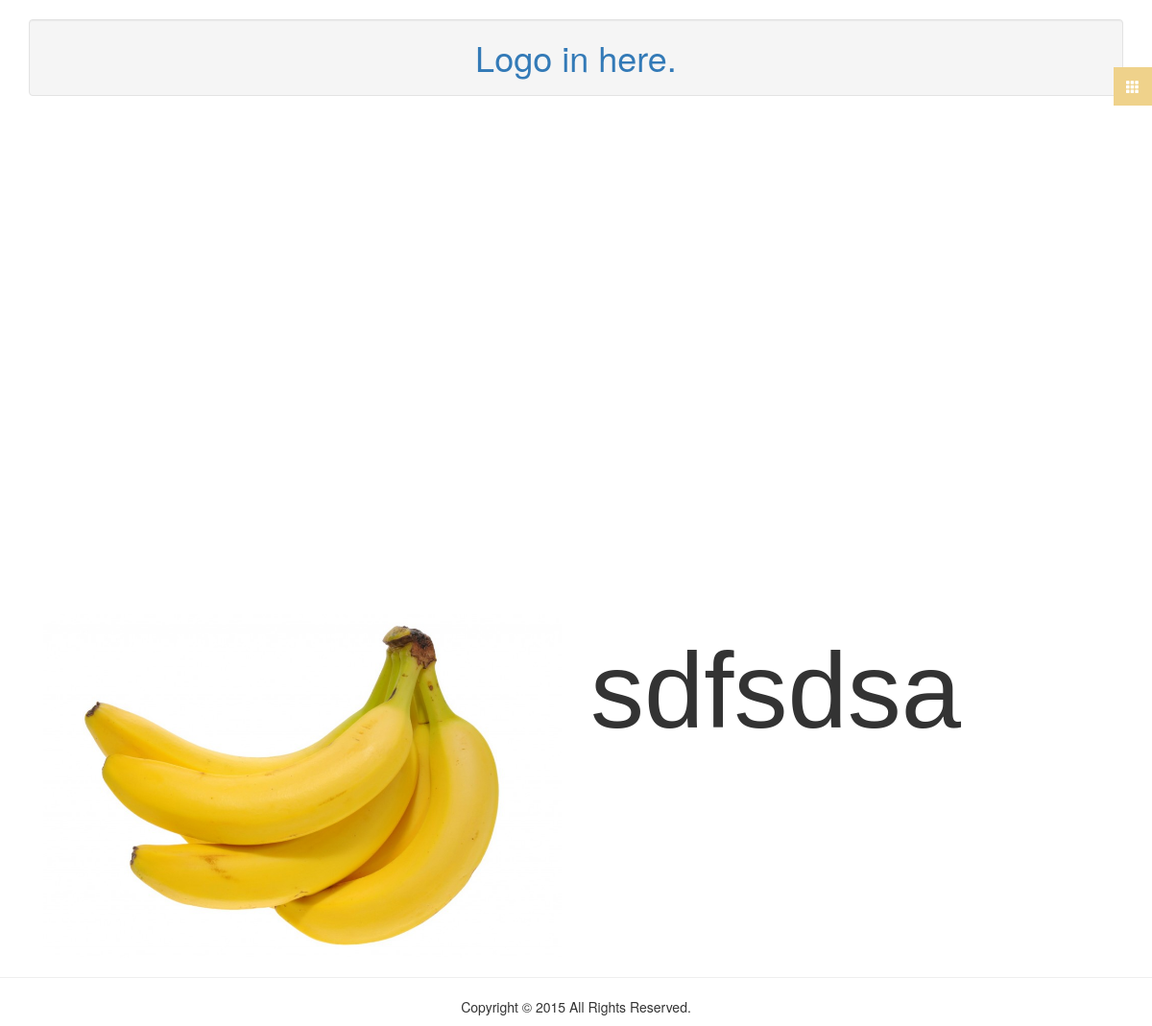
Before: / with the older database file.
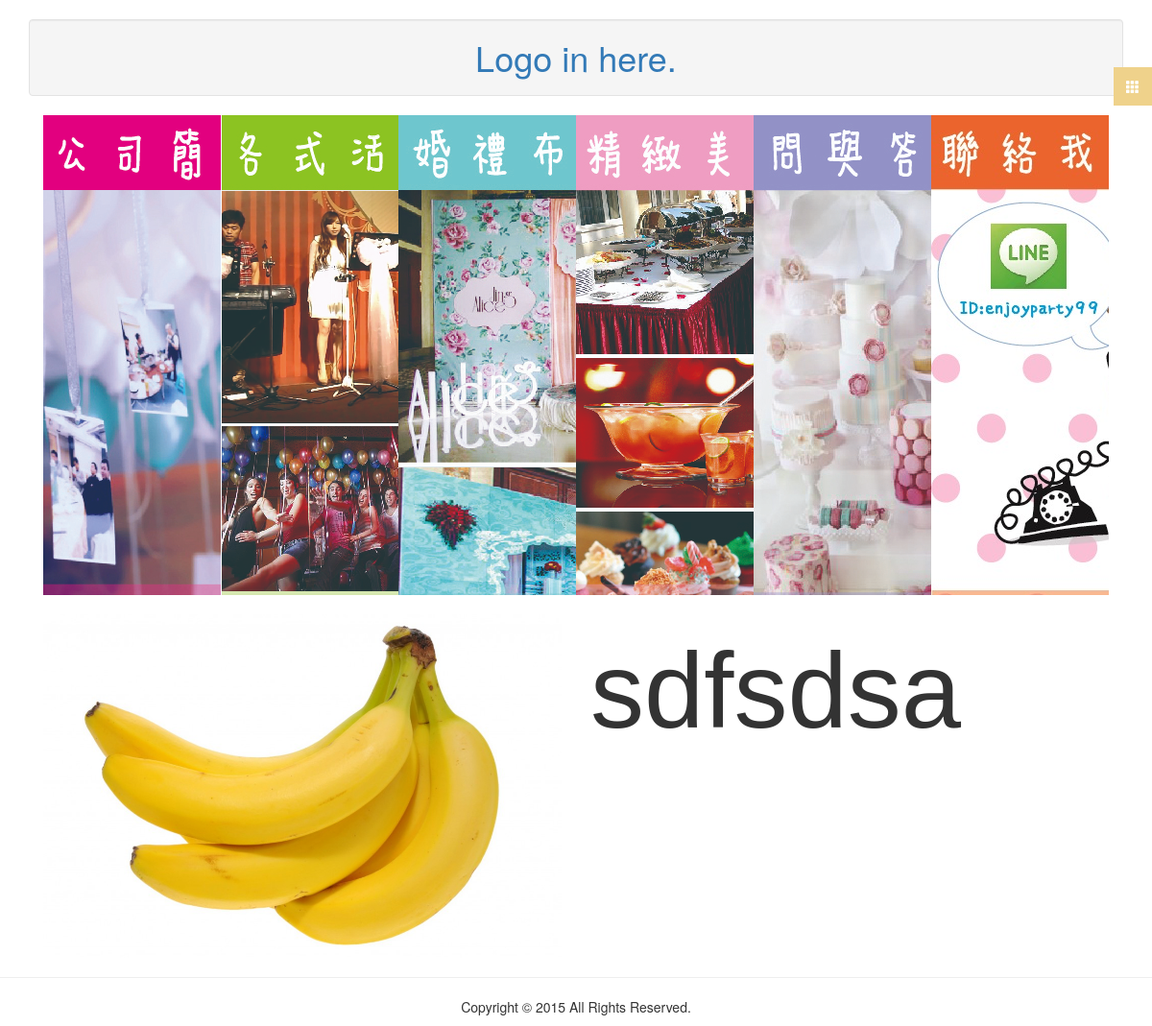
After: the same page with the newer database file.
### tables this page shows
CREATE TABLE IF NOT EXISTS `welcome_slide` (
`id` int(11) NOT NULL,
  `title` varchar(255) NOT NULL,
  `path` varchar(255) NOT NULL,
  `url` text NOT NULL
);

### application/controllers/Welcome.php (called while the page is built, shortened)
<?php
class Welcome extends MY_Controller {
	public function __construct()
	{
		$this->load->model(['welcomepicture_model', 'welcometext_model', 'welcomeslide_model']);
	}
	public function index()
	{
		$slides = $this->welcomeslide_model->select_all_data('asc');
		$picture = $this->welcomepicture_model->select_data(1);
		$text = $this->welcometext_model->select_data(1);
		$this->load->view('welcome/index', [
			'slides' => $slides,
			'picture' => $picture,
			'text' => $text
		]);
		return true;
	}
}

### index.php (called while the page is built, shortened)
<?php
require_once BASEPATH.'core/CodeIgniter.php';

### application/core/MY_Model.php (called while the page is built, shortened)
<?php
class MY_Model extends BASE_Model {
	protected $table;
	protected $primaryKey;
	function select_all_data($order = 'desc')
	{
		$this->db->order_by($this->primaryKey, $order);
		$query = $this->db->get($this->table);
		return $query->result();
	}
	function select_data($id)
	{
		$query = $this->db->get_where($this->table, array($this->primaryKey => $id));
		return $query->row();
	}
}

### application/views/welcome/index.php (the view, shortened to what this page needs)
<?php require_once VIEWPATH.'_layouts/_header.php' ?>
<link rel="stylesheet" href="<?=base_url('assets/css/jquery.kwicks.css')?>">
<section class="container">
	<figure class="col-xs-12">
		<ul class='kwicks kwicks-horizontal'>
			<li>
				<a href="<?=base_url('company')?>">
					<img src="<?=base_url($slides[0]->path)?>" alt="">
				</a>
			</li>
			<li>
				<a href="">
					<img src="<?=base_url($slides[1]->path)?>" alt="">
				</a>
			</li>
			<li>
				<a href="">
					<img src="<?=base_url($slides[2]->path)?>" alt="">
				</a>
			</li>
			<li>
				<a href="">
					<img src="<?=base_url($slides[3]->path)?>" alt="">
				</a>
			</li>
			<li>
				<a href="<?=base_url('qanda')?>">
					<img src="<?=base_url($slides[4]->path)?>" alt="">
				</a>
			</li>
			<li>
				<a href="<?=base_url('contact')?>">
					<img src="<?=base_url($slides[5]->path)?>" alt="">
				</a>
			</li>
		</ul>
	</figure>
	<div class="clearfix" style="margin:20px 0;"></div>
	<figure class="col-xs-12 col-sm-6">
		<img src="<?=base_url($picture->path)?>" alt="" class="img-responsive">
	</figure>
	<article class="col-xs-12 col-sm-6">
		<?= $text->content ?>
	</article>
</section>
<?php require_once VIEWPATH.'_layouts/_footer.php' ?>

Changed rows visible on the page:
now on this page (row edited): welcome_slide: path (picture)
now on this page (row edited): welcome_slide: path (picture)
now on this page (row edited): welcome_slide: path (picture)
now on this page (row edited): welcome_slide: path (picture)
now on this page (row edited): welcome_slide: path (picture)
now on this page (row edited): welcome_slide: path (picture)
